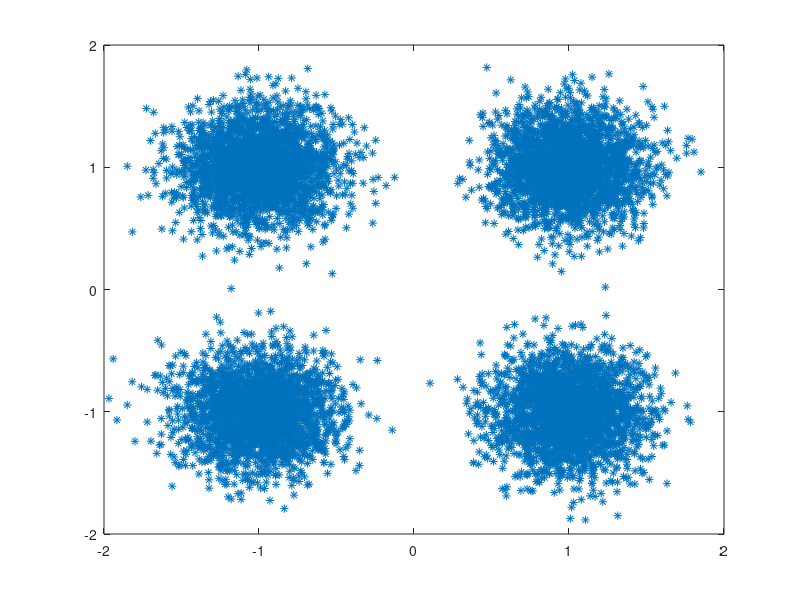

The MATLAB source for this figure:


clc;
clear;

% Load noisy data
load('r.mat');

% Load noise-free preable
load('p.mat');
preamble = p;

% Load sent data
load('d.mat');

% Find the first full preamble
length_preamble = length(preamble);
length_infosymbols = 1e4;
length_frame = length_preamble + length_infosymbols;

% Number of complete frame (preamble+info symbols)
complete_frame = floor(length(r)/length_frame)-1;

mask = [ preamble, zeros(1, length_infosymbols)];
repmask = repmat(mask, 1, complete_frame);

[R, ~] = xcorr(r, mask);
R = R(length(r):end);
[~, tau] = max(abs(R))

first_preamble = r(tau:tau+length_preamble-1);
first_symbols = r(tau+length_preamble:tau+length_frame-1);

plot(first_symbols,'*')

y = first_symbols(:);
map = [ -1+1i, -1-1i, 1+1i, 1-1i ];
repy = repmat(y, 1, length(map));
repmap = repmat(map, length(y), 1);

distances = abs(repy-repmap);

[~,indices] = min(distances, [], 2);

symbols_est = map(indices);

ser = sum(symbols_est ~= d)/length(symbols_est)










